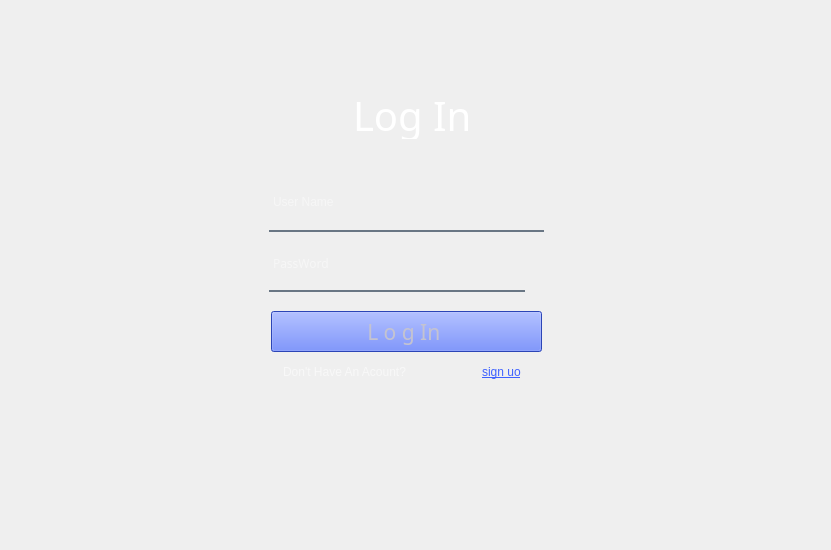
<?xml version="1.0" encoding="UTF-8"?>
<ui version="4.0">
 <class>Form</class>
 <widget class="QWidget" name="Form">
  <property name="geometry">
   <rect>
    <x>0</x>
    <y>0</y>
    <width>831</width>
    <height>550</height>
   </rect>
  </property>
  <property name="sizeIncrement">
   <size>
    <width>450</width>
    <height>550</height>
   </size>
  </property>
  <property name="windowTitle">
   <string>Form</string>
  </property>
  <layout class="QGridLayout" name="gridLayout">
   <item row="0" column="0">
    <widget class="QWidget" name="widget" native="true">
     <widget class="QLabel" name="label">
      <property name="geometry">
       <rect>
        <x>-20</x>
        <y>0</y>
        <width>841</width>
        <height>551</height>
       </rect>
      </property>
      <property name="styleSheet">
       <string notr="true">border-image: url(:/images/WhatsApp Image 2024-03-16 at 22.18.27_4155fb8b.jpg);
borded-radius:20px;</string>
      </property>
      <property name="text">
       <string/>
      </property>
     </widget>
     <widget class="QWidget" name="layoutWidget">
      <property name="geometry">
       <rect>
        <x>150</x>
        <y>240</y>
        <width>491</width>
        <height>41</height>
       </rect>
      </property>
      <layout class="QHBoxLayout" name="horizontalLayout_3">
       <item>
        <spacer name="horizontalSpacer_9">
         <property name="orientation">
          <enum>Qt::Horizontal</enum>
         </property>
         <property name="sizeType">
          <enum>QSizePolicy::Preferred</enum>
         </property>
         <property name="sizeHint" stdset="0">
          <size>
           <width>108</width>
           <height>20</height>
          </size>
         </property>
        </spacer>
       </item>
       <item>
        <widget class="QTextEdit" name="textEdit_2">
         <property name="font">
          <font>
           <family>Simple Bold Jut Out</family>
          </font>
         </property>
         <property name="styleSheet">
          <string notr="true">background-color: rgba(0 ,0 ,0 ,0);
border:none;
border-bottom:2px solid rgba(105, 118, 132, 255);
color:rgba(255, 255, 255, 230);
padding-bottom:7px;
</string>
         </property>
         <property name="placeholderText">
          <string>PassWord</string>
         </property>
        </widget>
       </item>
       <item>
        <spacer name="horizontalSpacer_6">
         <property name="orientation">
          <enum>Qt::Horizontal</enum>
         </property>
         <property name="sizeHint" stdset="0">
          <size>
           <width>108</width>
           <height>20</height>
          </size>
         </property>
        </spacer>
       </item>
      </layout>
     </widget>
     <widget class="QWidget" name="layoutWidget">
      <property name="geometry">
       <rect>
        <x>150</x>
        <y>180</y>
        <width>491</width>
        <height>41</height>
       </rect>
      </property>
      <layout class="QHBoxLayout" name="horizontalLayout_2">
       <item>
        <spacer name="horizontalSpacer_3">
         <property name="orientation">
          <enum>Qt::Horizontal</enum>
         </property>
         <property name="sizeType">
          <enum>QSizePolicy::Preferred</enum>
         </property>
         <property name="sizeHint" stdset="0">
          <size>
           <width>108</width>
           <height>20</height>
          </size>
         </property>
        </spacer>
       </item>
       <item>
        <widget class="QTextEdit" name="textEdit">
         <property name="styleSheet">
          <string notr="true">background-color: rgba(0 ,0 ,0 ,0);
border:none;
border-bottom:2px solid rgba(105, 118, 132, 255);
color:rgba(255, 255, 255, 230);
padding-bottom:7px;
</string>
         </property>
         <property name="placeholderText">
          <string>User Name</string>
         </property>
        </widget>
       </item>
       <item>
        <spacer name="horizontalSpacer_4">
         <property name="orientation">
          <enum>Qt::Horizontal</enum>
         </property>
         <property name="sizeType">
          <enum>QSizePolicy::Preferred</enum>
         </property>
         <property name="sizeHint" stdset="0">
          <size>
           <width>108</width>
           <height>20</height>
          </size>
         </property>
        </spacer>
       </item>
      </layout>
     </widget>
     <widget class="QWidget" name="layoutWidget">
      <property name="geometry">
       <rect>
        <x>230</x>
        <y>80</y>
        <width>344</width>
        <height>48</height>
       </rect>
      </property>
      <layout class="QHBoxLayout" name="horizontalLayout">
       <item>
        <spacer name="horizontalSpacer">
         <property name="orientation">
          <enum>Qt::Horizontal</enum>
         </property>
         <property name="sizeHint" stdset="0">
          <size>
           <width>168</width>
           <height>20</height>
          </size>
         </property>
        </spacer>
       </item>
       <item>
        <widget class="QLabel" name="label_2">
         <property name="font">
          <font>
           <family>Bahnschrift Light SemiCondensed</family>
           <pointsize>30</pointsize>
           <italic>false</italic>
           <fontweight>Light</fontweight>
          </font>
         </property>
         <property name="styleSheet">
          <string notr="true">font: 300 30pt &quot;Bahnschrift Light SemiCondensed&quot;;
color: rgb(255, 255, 255);</string>
         </property>
         <property name="text">
          <string>Log In</string>
         </property>
        </widget>
       </item>
       <item>
        <spacer name="horizontalSpacer_2">
         <property name="orientation">
          <enum>Qt::Horizontal</enum>
         </property>
         <property name="sizeHint" stdset="0">
          <size>
           <width>168</width>
           <height>20</height>
          </size>
         </property>
        </spacer>
       </item>
      </layout>
     </widget>
     <widget class="QPushButton" name="pushButton">
      <property name="geometry">
       <rect>
        <x>260</x>
        <y>300</y>
        <width>271</width>
        <height>41</height>
       </rect>
      </property>
      <property name="font">
       <font>
        <family>Bahnschrift Light SemiCondensed</family>
        <pointsize>16</pointsize>
        <italic>false</italic>
        <fontweight>Light</fontweight>
       </font>
      </property>
      <property name="styleSheet">
       <string notr="true">font: 300 16pt &quot;Bahnschrift Light SemiCondensed&quot;;
background-color: rgb(62, 97, 255);
color: rgb(196, 195, 208);
</string>
      </property>
      <property name="text">
       <string>L o g In </string>
      </property>
     </widget>
     <widget class="QWidget" name="layoutWidget">
      <property name="geometry">
       <rect>
        <x>-20</x>
        <y>350</y>
        <width>821</width>
        <height>22</height>
       </rect>
      </property>
      <layout class="QHBoxLayout" name="horizontalLayout_5">
       <item>
        <spacer name="horizontalSpacer_5">
         <property name="orientation">
          <enum>Qt::Horizontal</enum>
         </property>
         <property name="sizeHint" stdset="0">
          <size>
           <width>128</width>
           <height>20</height>
          </size>
         </property>
        </spacer>
       </item>
       <item>
        <widget class="QLabel" name="label_3">
         <property name="styleSheet">
          <string notr="true">color: rgba(255, 255, 255, 140);</string>
         </property>
         <property name="text">
          <string>Don't Have An Acount?</string>
         </property>
        </widget>
       </item>
       <item>
        <spacer name="horizontalSpacer_7">
         <property name="orientation">
          <enum>Qt::Horizontal</enum>
         </property>
         <property name="sizeType">
          <enum>QSizePolicy::Fixed</enum>
         </property>
         <property name="sizeHint" stdset="0">
          <size>
           <width>70</width>
           <height>20</height>
          </size>
         </property>
        </spacer>
       </item>
       <item>
        <widget class="QLabel" name="label_4">
         <property name="font">
          <font>
           <underline>true</underline>
          </font>
         </property>
         <property name="styleSheet">
          <string notr="true">color: rgb(62, 97, 255);
</string>
         </property>
         <property name="text">
          <string>sign uo</string>
         </property>
        </widget>
       </item>
       <item>
        <spacer name="horizontalSpacer_10">
         <property name="orientation">
          <enum>Qt::Horizontal</enum>
         </property>
         <property name="sizeHint" stdset="0">
          <size>
           <width>118</width>
           <height>20</height>
          </size>
         </property>
        </spacer>
       </item>
      </layout>
     </widget>
    </widget>
   </item>
  </layout>
 </widget>
 <resources>
  <include location="TRANS/res.qrc"/>
 </resources>
 <connections/>
</ui>
